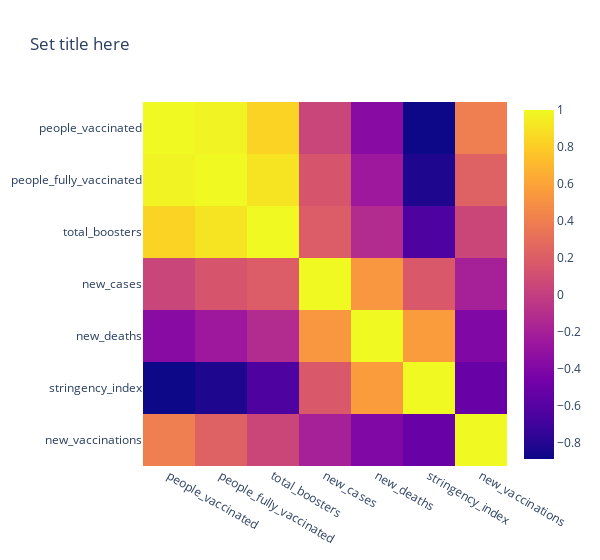

Notebook code for this chart:
### Markdown cell above
# RELATION BETWEEN VACCINATION AND NEW CASE ,NEW DEATH

### Code cell
# HEAT MAP people_vaccinated,people_fully_vaccinated,total_boosters,NEW CASE,NEW DEATH


relation5_el = owid_covid_data[['people_vaccinated','people_fully_vaccinated','total_boosters'
,'new_cases','new_deaths','location','date','stringency_index','new_vaccinations']].dropna()

relation5_el= relation5_el.groupby('date').mean()

corr_relation5_el = relation5_el.corr()

corr_relation5_el.head()

fig = px.imshow(corr_relation5_el
, title="Set title here",width=600)

fig.show()

### Figure 1 — Plotly figure (JSON) as saved in the notebook; plotly's stock layout.template omitted (floating-point values rounded to 4 significant figures)
{"data": [{"coloraxis": "coloraxis", "hovertemplate": "x: %{x}<br>y: %{y}<br>color: %{z}<extra></extra>", "name": "0", "type": "heatmap", "x": ["people_vaccinated", "people_fully_vaccinated", "total_boosters", "new_cases", "new_deaths", "stringency_index", "new_vaccinations"], "xaxis": "x", "y": ["people_vaccinated", "people_fully_vaccinated", "total_boosters", "new_cases", "new_deaths", "stringency_index", "new_vaccinations"], "yaxis": "y", "z": [[1, 0.971, 0.831, 0.04692, -0.3595, -0.8887, 0.3963], [0.971, 1, 0.9062, 0.1491, -0.2543, -0.8224, 0.2248], [0.831, 0.9062, 1, 0.1982, -0.123, -0.6403, 0.04791], [0.04692, 0.1491, 0.1982, 1, 0.5356, 0.1679, -0.195], [-0.3595, -0.2543, -0.123, 0.5356, 1, 0.5634, -0.3972], [-0.8887, -0.8224, -0.6403, 0.1679, 0.5634, 1, -0.5177], [0.3963, 0.2248, 0.04791, -0.195, -0.3972, -0.5177, 1]]}], "layout": {"coloraxis": {"colorscale": [[0, "#0d0887"], [0.1111, "#46039f"], [0.2222, "#7201a8"], [0.3333, "#9c179e"], [0.4444, "#bd3786"], [0.5556, "#d8576b"], [0.6667, "#ed7953"], [0.7778, "#fb9f3a"], [0.8889, "#fdca26"], [1, "#f0f921"]]}, "title": {"text": "Set title here"}, "width": 600, "xaxis": {"anchor": "y", "constrain": "domain", "domain": [0, 1], "scaleanchor": "y"}, "yaxis": {"anchor": "x", "autorange": "reversed", "constrain": "domain", "domain": [0, 1]}}}
